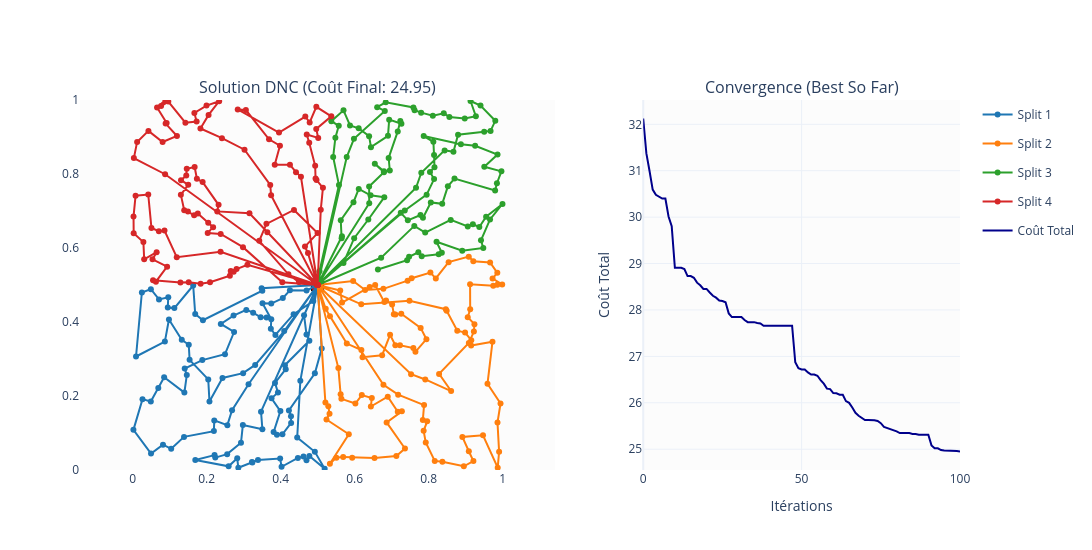
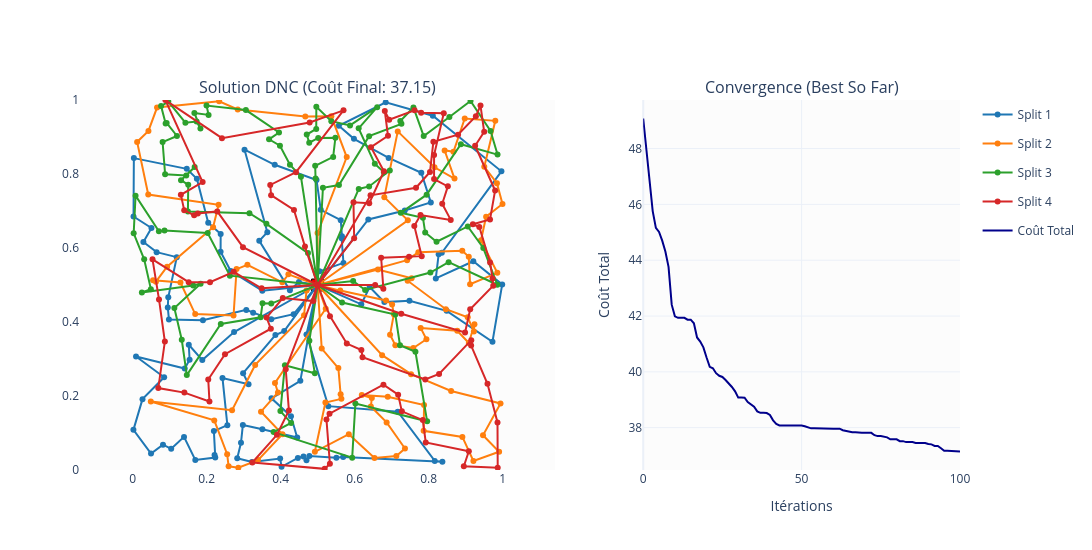

The notebook cell saved with these charts, in order:
### Code cell
print(f"Lancement de l'inférence (Split en {opts.dnc_n_splits} sous-problèmes)...")
    
# On appelle la méthode solve que nous avons ajoutée à la classe DNC
# T=100 ou 200 itérations de PPO pour raffiner la solution
agent_ppo = PPO(global_problem, opts)
agent_ppo.eval()
agent_ppo.load(opts.load_path)
hgss = HGSSolver(global_problem, time_limit=20)

beam_divider = Divider(global_problem, opts)
agent_dnc_only = DNC(global_problem, opts, beam_divider)
agent_dnc_only.load(opts.load_path)
ppo_total_cost = 0.0
dnc_total_cost = 0.0
dnc_nn_total_cost = 0.0
hgss_total_cost = 0.0

    
out = agent_ppo.rollout(batch=batch,problem=global_problem, T=opts.T_max, val_m=opts.val_m, stall_limit=opts.stall_limit, show_bar=not opts.no_progress_bar, record=True)   # PPO
ppo_res = out[0]
results, rollout_output = agent_dnc_only.solve(batch=batch, T=opts.T_max, val_m=opts.val_m, stall_limit=opts.stall_limit, show_bar=not opts.no_progress_bar)                # DNC avec Divider classique
results_nn, rollout_output_nn = agent.solve(batch=batch, T=opts.T_max, val_m=opts.val_m, stall_limit=opts.stall_limit, show_bar=not opts.no_progress_bar)                   # DNC avec Divider neuronal
hgss_results = np.array(hgss(batch))                                                                                                                                        # HGSS

ppo_total_cost += ppo_res.sum().item()
dnc_total_cost += results['total_cost'].sum().item()
dnc_nn_total_cost += results_nn['total_cost'].sum().item()
hgss_total_cost += np.sum(hgss_results)

dnc_mean_cost = dnc_total_cost / 8
dnc_nn_mean_cost = dnc_nn_total_cost / 8
hgss_mean_cost = hgss_total_cost / 8
ppo_mean_cost = ppo_total_cost / 8
    

# ==========================================
# 5. RÉSULTATS & VISUALISATION
# ==========================================
print(f" Mean cost DNC : {dnc_mean_cost:.4f}")
print(f" Mean cost DNC with NN divider : {dnc_nn_mean_cost:.4f}")
print(f" Mean cost PPO : {ppo_mean_cost:.4f}")
print(f" Mean cost HGSS : {hgss_mean_cost:.4f}")
print(f'Gap : {((dnc_mean_cost - hgss_mean_cost) / hgss_mean_cost) * 100:.2f}%')
# Visualisation
plot_dnc(batch, results, rollout_output, n_splits=opts.dnc_n_splits, idx=0)
plot_dnc(batch, results_nn, rollout_output_nn, n_splits=opts.dnc_n_splits, idx=0)

### Figure 1 — Plotly figure (JSON) as saved in the notebook; plotly's stock layout.template omitted (floating-point values rounded to 4 significant figures; data arrays with more than 128 entries replaced by an {"elided": "..."} marker saying what was removed)
{"data": [{"hoverinfo": "skip", "marker": {"color": "lightgray", "size": 4}, "mode": "markers", "name": "Clients", "showlegend": false, "type": "scatter", "x": {"elided": "599 float values"}, "xaxis": "x", "y": {"elided": "599 float values"}, "yaxis": "y"}, {"hoverinfo": "name", "marker": {"color": "red", "line": {"color": "black", "width": 1}, "size": 12, "symbol": "square"}, "mode": "markers", "name": "Dépôt", "showlegend": false, "type": "scatter", "x": [0.5], "xaxis": "x", "y": [0.5], "yaxis": "y"}, {"connectgaps": false, "hovertemplate": "<b>Split 1</b><br>Client: %{text}<extra></extra>", "legendgroup": "Split 1", "line": {"color": "#1f77b4", "width": 2}, "marker": {"color": "#1f77b4", "size": 6}, "mode": "lines+markers", "name": "Split 1", "text": {"elided": "150 str values"}, "type": "scatter", "x": {"elided": "150 float values"}, "xaxis": "x", "y": {"elided": "150 float values"}, "yaxis": "y"}, {"connectgaps": false, "hovertemplate": "<b>Split 2</b><br>Client: %{text}<extra></extra>", "legendgroup": "Split 2", "line": {"color": "#ff7f0e", "width": 2}, "marker": {"color": "#ff7f0e", "size": 6}, "mode": "lines+markers", "name": "Split 2", "text": {"elided": "150 str values"}, "type": "scatter", "x": {"elided": "150 float values"}, "xaxis": "x", "y": {"elided": "150 float values"}, "yaxis": "y"}, {"connectgaps": false, "hovertemplate": "<b>Split 3</b><br>Client: %{text}<extra></extra>", "legendgroup": "Split 3", "line": {"color": "#2ca02c", "width": 2}, "marker": {"color": "#2ca02c", "size": 6}, "mode": "lines+markers", "name": "Split 3", "text": {"elided": "150 str values"}, "type": "scatter", "x": {"elided": "150 float values"}, "xaxis": "x", "y": {"elided": "150 float values"}, "yaxis": "y"}, {"connectgaps": false, "hovertemplate": "<b>Split 4</b><br>Client: %{text}<extra></extra>", "legendgroup": "Split 4", "line": {"color": "#d62728", "width": 2}, "marker": {"color": "#d62728", "size": 6}, "mode": "lines+markers", "name": "Split 4", "text": {"elided": "150 str values"}, "type": "scatter", "x": {"elided": "150 float values"}, "xaxis": "x", "y": {"elided": "150 float values"}, "yaxis": "y"}, {"line": {"color": "darkblue", "width": 2}, "mode": "lines", "name": "Coût Total", "type": "scatter", "x": [0, 1, 2, 3, 4, 5, 6, 7, 8, 9, 10, 11, 12, 13, 14, 15, 16, 17, 18, 19, 20, 21, 22, 23, 24, 25, 26, 27, 28, 29, 30, 31, 32, 33, 34, 35, 36, 37, 38, 39, 40, 41, 42, 43, 44, 45, 46, 47, 48, 49, 50, 51, 52, 53, 54, 55, 56, 57, 58, 59, 60, 61, 62, 63, 64, 65, 66, 67, 68, 69, 70, 71, 72, 73, 74, 75, 76, 77, 78, 79, 80, 81, 82, 83, 84, 85, 86, 87, 88, 89, 90, 91, 92, 93, 94, 95, 96, 97, 98, 99, 100], "xaxis": "x2", "y": [32.12, 31.37, 30.99, 30.59, 30.48, 30.44, 30.4, 30.4, 30.01, 29.8, 28.91, 28.91, 28.91, 28.88, 28.73, 28.73, 28.69, 28.59, 28.53, 28.45, 28.45, 28.38, 28.31, 28.26, 28.2, 28.19, 28.17, 27.93, 27.85, 27.85, 27.85, 27.85, 27.78, 27.74, 27.74, 27.74, 27.72, 27.71, 27.66, 27.66, 27.66, 27.66, 27.66, 27.66, 27.66, 27.66, 27.66, 27.66, 26.87, 26.74, 26.72, 26.72, 26.65, 26.61, 26.61, 26.58, 26.49, 26.41, 26.3, 26.29, 26.21, 26.2, 26.17, 26.17, 26.04, 26.0, 25.9, 25.78, 25.72, 25.67, 25.63, 25.63, 25.63, 25.62, 25.61, 25.56, 25.48, 25.46, 25.42, 25.41, 25.38, 25.35, 25.35, 25.35, 25.35, 25.33, 25.33, 25.31, 25.31, 25.31, 25.31, 25.08, 25.02, 25.02, 24.98, 24.97, 24.97, 24.96, 24.96, 24.96, 24.95], "yaxis": "y2"}], "layout": {"annotations": [{"font": {"size": 16}, "showarrow": false, "text": "Solution DNC (Coût Final: 24.95)", "x": 0.27, "xanchor": "center", "xref": "paper", "y": 1, "yanchor": "bottom", "yref": "paper"}, {"font": {"size": 16}, "showarrow": false, "text": "Convergence (Best So Far)", "x": 0.82, "xanchor": "center", "xref": "paper", "y": 1, "yanchor": "bottom", "yref": "paper"}], "height": 550, "legend": {"itemclick": "toggleothers", "itemdoubleclick": "toggle"}, "plot_bgcolor": "rgba(245,245,245,0.3)", "width": 1100, "xaxis": {"anchor": "y", "domain": [0, 0.54], "range": [0, 1], "scaleanchor": "y", "scaleratio": 1, "showgrid": false, "zeroline": false}, "xaxis2": {"anchor": "y2", "domain": [0.64, 1], "title": {"text": "Itérations"}}, "yaxis": {"anchor": "x", "domain": [0, 1], "range": [0, 1], "showgrid": false, "zeroline": false}, "yaxis2": {"anchor": "x2", "domain": [0, 1], "title": {"text": "Coût Total"}}}}

### Figure 2 — Plotly figure (JSON) as saved in the notebook; plotly's stock layout.template omitted (floating-point values rounded to 4 significant figures; data arrays with more than 128 entries replaced by an {"elided": "..."} marker saying what was removed)
{"data": [{"hoverinfo": "skip", "marker": {"color": "lightgray", "size": 4}, "mode": "markers", "name": "Clients", "showlegend": false, "type": "scatter", "x": {"elided": "599 float values"}, "xaxis": "x", "y": {"elided": "599 float values"}, "yaxis": "y"}, {"hoverinfo": "name", "marker": {"color": "red", "line": {"color": "black", "width": 1}, "size": 12, "symbol": "square"}, "mode": "markers", "name": "Dépôt", "showlegend": false, "type": "scatter", "x": [0.5], "xaxis": "x", "y": [0.5], "yaxis": "y"}, {"connectgaps": false, "hovertemplate": "<b>Split 1</b><br>Client: %{text}<extra></extra>", "legendgroup": "Split 1", "line": {"color": "#1f77b4", "width": 2}, "marker": {"color": "#1f77b4", "size": 6}, "mode": "lines+markers", "name": "Split 1", "text": {"elided": "150 str values"}, "type": "scatter", "x": {"elided": "150 float values"}, "xaxis": "x", "y": {"elided": "150 float values"}, "yaxis": "y"}, {"connectgaps": false, "hovertemplate": "<b>Split 2</b><br>Client: %{text}<extra></extra>", "legendgroup": "Split 2", "line": {"color": "#ff7f0e", "width": 2}, "marker": {"color": "#ff7f0e", "size": 6}, "mode": "lines+markers", "name": "Split 2", "text": {"elided": "150 str values"}, "type": "scatter", "x": {"elided": "150 float values"}, "xaxis": "x", "y": {"elided": "150 float values"}, "yaxis": "y"}, {"connectgaps": false, "hovertemplate": "<b>Split 3</b><br>Client: %{text}<extra></extra>", "legendgroup": "Split 3", "line": {"color": "#2ca02c", "width": 2}, "marker": {"color": "#2ca02c", "size": 6}, "mode": "lines+markers", "name": "Split 3", "text": {"elided": "150 str values"}, "type": "scatter", "x": {"elided": "150 float values"}, "xaxis": "x", "y": {"elided": "150 float values"}, "yaxis": "y"}, {"connectgaps": false, "hovertemplate": "<b>Split 4</b><br>Client: %{text}<extra></extra>", "legendgroup": "Split 4", "line": {"color": "#d62728", "width": 2}, "marker": {"color": "#d62728", "size": 6}, "mode": "lines+markers", "name": "Split 4", "text": {"elided": "150 str values"}, "type": "scatter", "x": {"elided": "150 float values"}, "xaxis": "x", "y": {"elided": "150 float values"}, "yaxis": "y"}, {"line": {"color": "darkblue", "width": 2}, "mode": "lines", "name": "Coût Total", "type": "scatter", "x": [0, 1, 2, 3, 4, 5, 6, 7, 8, 9, 10, 11, 12, 13, 14, 15, 16, 17, 18, 19, 20, 21, 22, 23, 24, 25, 26, 27, 28, 29, 30, 31, 32, 33, 34, 35, 36, 37, 38, 39, 40, 41, 42, 43, 44, 45, 46, 47, 48, 49, 50, 51, 52, 53, 54, 55, 56, 57, 58, 59, 60, 61, 62, 63, 64, 65, 66, 67, 68, 69, 70, 71, 72, 73, 74, 75, 76, 77, 78, 79, 80, 81, 82, 83, 84, 85, 86, 87, 88, 89, 90, 91, 92, 93, 94, 95, 96, 97, 98, 99, 100], "xaxis": "x2", "y": [49.08, 48.02, 46.87, 45.76, 45.16, 45.01, 44.7, 44.31, 43.76, 42.41, 41.99, 41.93, 41.93, 41.93, 41.87, 41.87, 41.74, 41.23, 41.09, 40.88, 40.51, 40.18, 40.13, 39.95, 39.86, 39.82, 39.71, 39.59, 39.46, 39.3, 39.08, 39.08, 39.08, 38.92, 38.84, 38.75, 38.59, 38.53, 38.53, 38.52, 38.46, 38.26, 38.14, 38.08, 38.08, 38.08, 38.08, 38.08, 38.08, 38.08, 38.08, 38.05, 38.01, 37.98, 37.98, 37.97, 37.97, 37.97, 37.97, 37.97, 37.97, 37.97, 37.97, 37.91, 37.88, 37.86, 37.84, 37.84, 37.82, 37.82, 37.82, 37.82, 37.82, 37.73, 37.7, 37.7, 37.68, 37.65, 37.58, 37.58, 37.58, 37.52, 37.52, 37.48, 37.48, 37.48, 37.45, 37.45, 37.45, 37.45, 37.42, 37.4, 37.35, 37.35, 37.26, 37.17, 37.17, 37.17, 37.15, 37.15, 37.15], "yaxis": "y2"}], "layout": {"annotations": [{"font": {"size": 16}, "showarrow": false, "text": "Solution DNC (Coût Final: 37.15)", "x": 0.27, "xanchor": "center", "xref": "paper", "y": 1, "yanchor": "bottom", "yref": "paper"}, {"font": {"size": 16}, "showarrow": false, "text": "Convergence (Best So Far)", "x": 0.82, "xanchor": "center", "xref": "paper", "y": 1, "yanchor": "bottom", "yref": "paper"}], "height": 550, "legend": {"itemclick": "toggleothers", "itemdoubleclick": "toggle"}, "plot_bgcolor": "rgba(245,245,245,0.3)", "width": 1100, "xaxis": {"anchor": "y", "domain": [0, 0.54], "range": [0, 1], "scaleanchor": "y", "scaleratio": 1, "showgrid": false, "zeroline": false}, "xaxis2": {"anchor": "y2", "domain": [0.64, 1], "title": {"text": "Itérations"}}, "yaxis": {"anchor": "x", "domain": [0, 1], "range": [0, 1], "showgrid": false, "zeroline": false}, "yaxis2": {"anchor": "x2", "domain": [0, 1], "title": {"text": "Coût Total"}}}}
